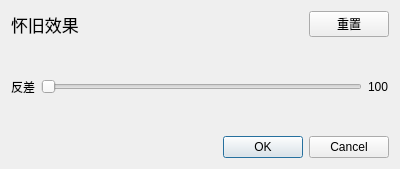
<?xml version="1.0" encoding="UTF-8"?>
<ui version="4.0">
 <class>NostalgicEffectProperty</class>
 <widget class="QWidget" name="NostalgicEffectProperty">
  <property name="geometry">
   <rect>
    <x>0</x>
    <y>0</y>
    <width>400</width>
    <height>169</height>
   </rect>
  </property>
  <property name="sizePolicy">
   <sizepolicy hsizetype="Preferred" vsizetype="Fixed">
    <horstretch>0</horstretch>
    <verstretch>0</verstretch>
   </sizepolicy>
  </property>
  <property name="windowTitle">
   <string>NostalgicEffectProperty</string>
  </property>
  <layout class="QGridLayout" name="gridLayout">
   <item row="0" column="0">
    <layout class="QHBoxLayout" name="horizontalLayout">
     <item>
      <widget class="QLabel" name="label">
       <property name="font">
        <font>
         <family>微软雅黑</family>
         <pointsize>13</pointsize>
        </font>
       </property>
       <property name="text">
        <string>怀旧效果</string>
       </property>
      </widget>
     </item>
     <item>
      <spacer name="horizontalSpacer">
       <property name="orientation">
        <enum>Qt::Horizontal</enum>
       </property>
       <property name="sizeHint" stdset="0">
        <size>
         <width>40</width>
         <height>20</height>
        </size>
       </property>
      </spacer>
     </item>
     <item>
      <widget class="QPushButton" name="resetBtn">
       <property name="text">
        <string>重置</string>
       </property>
      </widget>
     </item>
    </layout>
   </item>
   <item row="1" column="0">
    <layout class="QHBoxLayout" name="horizontalLayout_2">
     <item>
      <widget class="QLabel" name="label_2">
       <property name="text">
        <string>反差</string>
       </property>
      </widget>
     </item>
     <item>
      <widget class="QSlider" name="contrastSlider">
       <property name="orientation">
        <enum>Qt::Horizontal</enum>
       </property>
      </widget>
     </item>
     <item>
      <widget class="QLabel" name="contrastLabel">
       <property name="text">
        <string>100</string>
       </property>
      </widget>
     </item>
    </layout>
   </item>
   <item row="2" column="0">
    <layout class="QHBoxLayout" name="horizontalLayout_3">
     <item>
      <spacer name="horizontalSpacer_2">
       <property name="orientation">
        <enum>Qt::Horizontal</enum>
       </property>
       <property name="sizeHint" stdset="0">
        <size>
         <width>40</width>
         <height>20</height>
        </size>
       </property>
      </spacer>
     </item>
     <item>
      <widget class="QDialogButtonBox" name="buttonBox">
       <property name="standardButtons">
        <set>QDialogButtonBox::Cancel|QDialogButtonBox::Ok</set>
       </property>
      </widget>
     </item>
    </layout>
   </item>
  </layout>
 </widget>
 <layoutdefault spacing="6" margin="11"/>
 <resources/>
 <connections/>
</ui>
